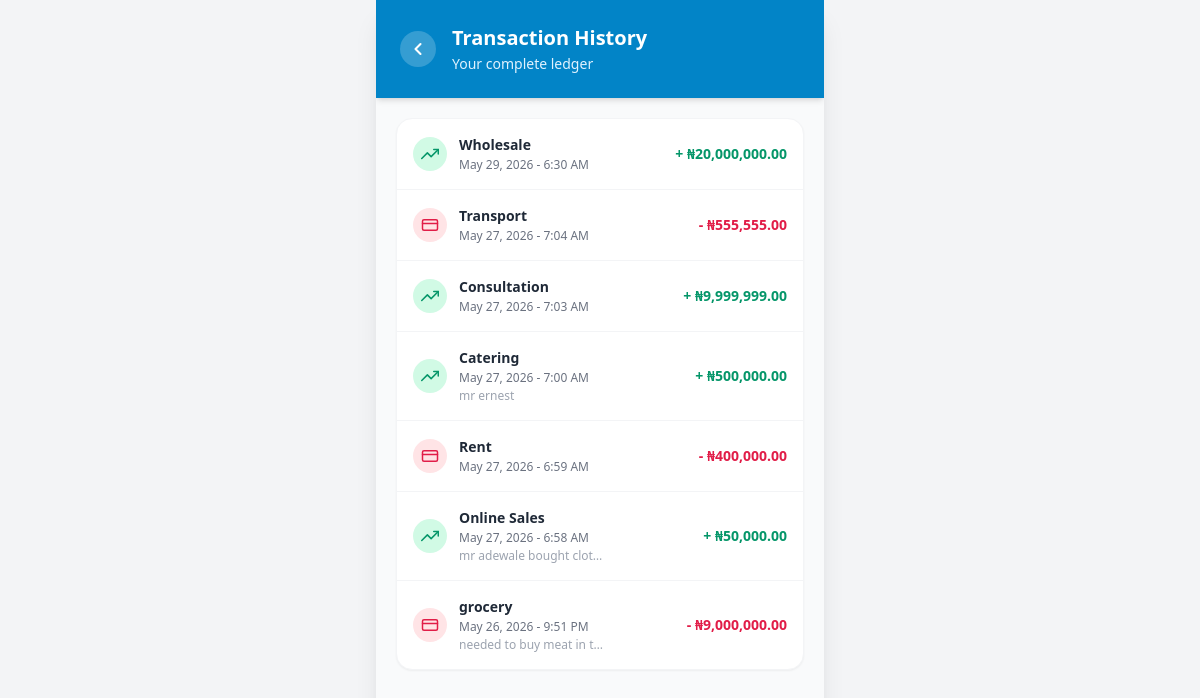
Page /ledger/ (signed in) on the earlier database version.
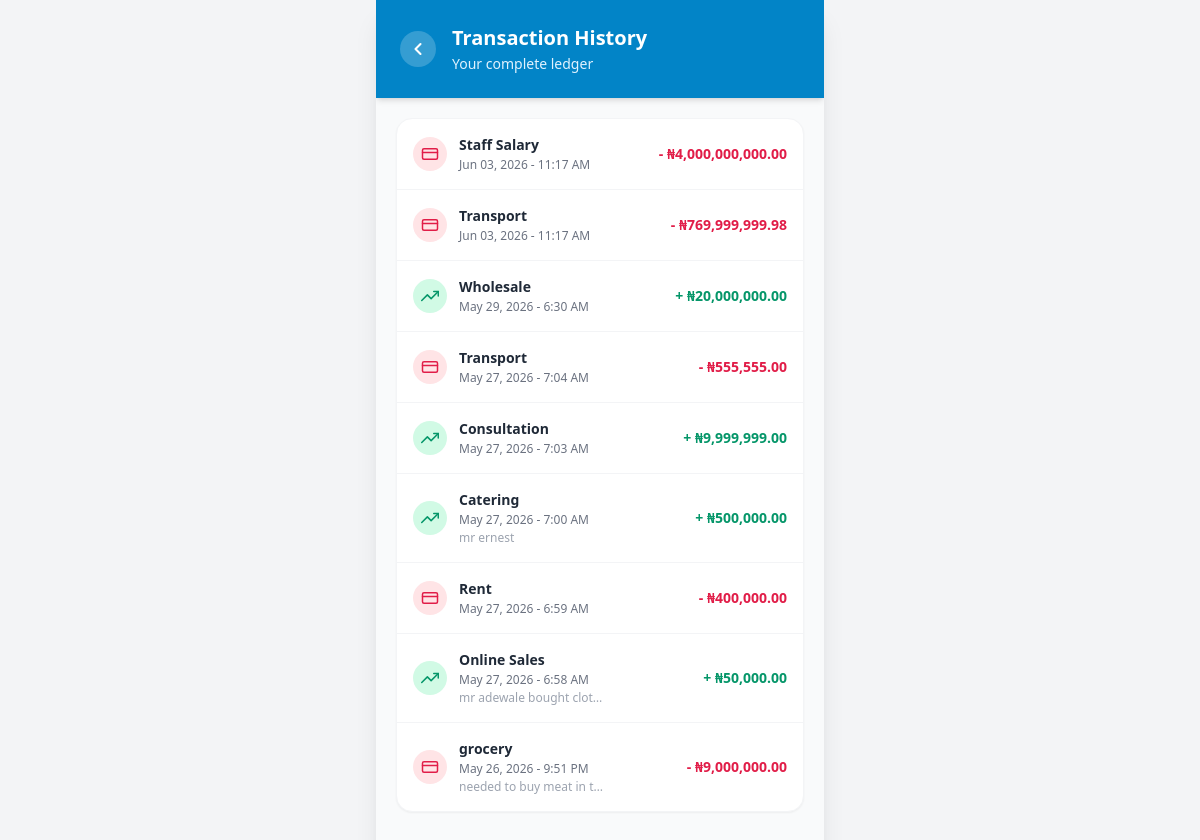
Same page on the later database version.
### core_fintech/models.py (models this page shows, shortened)
class LedgerEntry(models.Model):
    class TransactionType(models.TextChoices):
        CREDIT = 'CR', 'Credit'
        DEBIT = 'DR', 'Debit'
    merchant = models.ForeignKey(
        MerchantProfile,
        on_delete=models.CASCADE,
        related_name='ledger_entries'
    )
    transaction_type = models.CharField(
        max_length=2,
        choices=TransactionType.choices
    )
    amount = models.DecimalField(
        max_digits=12,
        decimal_places=2,
        validators=[MinValueValidator(Decimal('0.01'))]
    )
    category = models.CharField(max_length=100)
    description = models.TextField(blank=True)
    transaction_date = models.DateTimeField(
        default=timezone.now, db_index=True)
    class Meta:
        verbose_name = 'Ledger Entry'
        verbose_name_plural = 'Ledger Entries'
        ordering = ['-transaction_date']

### core_fintech/views.py (the view)
# urls.py: path('ledger/', views.ledger_list, name='ledger_list'),
@login_required
def ledger_list(request):
    merchant = request.user.merchant_profile
    all_entries = LedgerEntry.objects.filter(
        merchant=merchant
    ).order_by('-transaction_date')
    context = {
        'merchant': merchant,
        'entries': all_entries,
    }
    return render(request, 'core_fintech/ledger_list.html', context)

### core_fintech/templates/core_fintech/ledger_list.html (shortened to what this page needs)
{% extends "core_fintech/base.html" %}
{% load static %}
{% block content %}
<div class="flex flex-col min-h-screen bg-gray-50">
    <header class="bg-brand text-white p-6 shadow-md z-10">
        <div class="flex items-center gap-4">
            <a href="{% url 'dashboard' %}"
                class="bg-white/20 hover:bg-white/30 p-2 rounded-full transition-colors flex-shrink-0">
                <svg xmlns="http://www.w3.org/2000/svg" width="20" height="20" viewBox="0 0 24 24" fill="none"
                    stroke="currentColor" stroke-width="2.5" stroke-linecap="round" stroke-linejoin="round">
                    <path d="m15 18-6-6 6-6" />
                </svg>
            </a>
            <div>
                <h1 class="text-xl font-bold">Transaction History</h1>
                <p class="text-brand-light text-sm mt-0.5">Your complete ledger</p>
            </div>
        </div>
    </header>
    <div class="flex-1 p-5 overflow-y-auto no-scrollbar pb-10">
        <div class="bg-white border border-gray-100 rounded-2xl overflow-hidden shadow-sm">
            <ul class="divide-y divide-gray-100">
                {% for entry in entries %}
                <li class="p-4 flex items-center justify-between hover:bg-gray-50 transition-colors">
                    <div class="flex items-center gap-3">
                        {% if entry.transaction_type == 'CR' %}
                        <div class="bg-emerald-100 text-emerald-600 p-2 rounded-full">
                            <svg xmlns="http://www.w3.org/2000/svg" width="18" height="18" viewBox="0 0 24 24"
                                fill="none" stroke="currentColor" stroke-width="2" stroke-linecap="round"
                                stroke-linejoin="round">
                                <polyline points="23 6 13.5 15.5 8.5 10.5 1 18" />
                                <polyline points="17 6 23 6 23 12" />
                            </svg>
                        </div>
                        {% else %}
                        <div class="bg-rose-100 text-rose-600 p-2 rounded-full">
                            <svg xmlns="http://www.w3.org/2000/svg" width="18" height="18" viewBox="0 0 24 24"
                                fill="none" stroke="currentColor" stroke-width="2" stroke-linecap="round"
                                stroke-linejoin="round">
                                <rect width="20" height="14" x="2" y="5" rx="2" />
                                <line x1="2" x2="22" y1="10" y2="10" />
                            </svg>
                        </div>
                        {% endif %}
                        <div>
                            <p class="font-bold text-gray-800 text-sm">{{ entry.category }}</p>
                            <p class="text-xs text-gray-500 mt-0.5">{{ entry.transaction_date|date:"M d, Y - g:i A" }}</p>
                            {% if entry.description %}
                            <p class="text-xs text-gray-400 mt-0.5 truncate max-w-[150px]">{{ entry.description }}</p>
                            {% endif %}
                        </div>
                    </div>
                    {% if entry.transaction_type == 'CR' %}
                    <span class="font-bold text-emerald-600 text-sm whitespace-nowrap">+ ₦{{ entry.amount|floatformat:"2g" }}</span>
                    {% else %}
                    <span class="font-bold text-rose-600 text-sm whitespace-nowrap">- ₦{{ entry.amount|floatformat:"2g" }}</span>
                    {% endif %}
                </li>
                {% empty %}
                <li class="p-8 text-center">
                    <p class="text-gray-400 text-sm font-medium">No transactions found.</p>
                </li>
                {% endfor %}
            </ul>
        </div>
    </div>
</div>
{% endblock %}

### core_fintech/templates/core_fintech/base.html (shortened to what this page needs)
<!DOCTYPE html>
{% load static %}
<html lang="en">
<head>
    <script src="https://cdn.tailwindcss.com"></script>
    <link rel="stylesheet" href="{% static 'core_fintech/css/main.css' %}">
</head>
<body class="bg-gray-100 text-gray-900 font-sans antialiased min-h-screen flex justify-center">
    <main class="w-full max-w-md bg-white min-h-screen shadow-xl relative overflow-x-hidden flex flex-col">
        {% block content %}{% endblock %}
    </main>
</body>
</html>

### core_fintech/static/core_fintech/css/main.css (style rules this page uses)
.no-scrollbar { -ms-overflow-style: none; scrollbar-width: none; }
button, a { -webkit-tap-highlight-color: transparent; }

Differences in the rows shown:
added LedgerEntry: transaction_type "DR" (drawn), category "Staff Salary", transaction_date "Jun 03, 2026 - 11:17 AM", amount "4,000,000,000.00"
added LedgerEntry: transaction_type "DR" (drawn), category "Transport", transaction_date "Jun 03, 2026 - 11:17 AM", amount "769,999,999.98"
